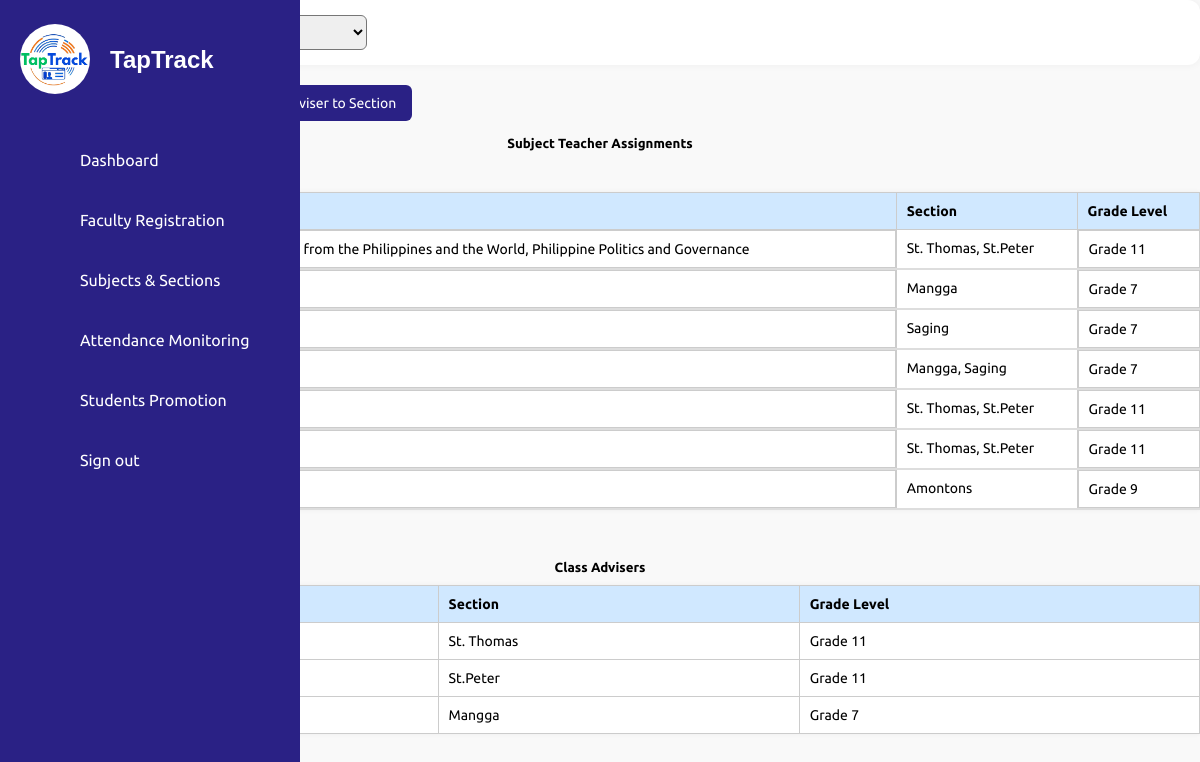
/teacher_assigning.php, run on the app's committed database.
### tables this page shows
CREATE TABLE `faculty` (
  `id` int(11) NOT NULL,
  `teacher_id` varchar(6) NOT NULL,
  `name` varchar(100) NOT NULL,
  `email` varchar(100) NOT NULL,
  `contact` varchar(20) DEFAULT NULL,
  `dob` date NOT NULL,
  `password` varchar(255) NOT NULL
);

CREATE TABLE `sections` (
  `id` int(11) NOT NULL,
  `section_name` varchar(100) NOT NULL,
  `student_type` enum('JHS','SHS') NOT NULL,
  `grade_level` varchar(20) DEFAULT NULL,
  `created_at` timestamp NOT NULL DEFAULT current_timestamp(),
  `strand_id` int(11) DEFAULT NULL
);

### teacher_assigning.php (the view, shortened to what this page needs)
<?php
include 'db_connection.php';
$view = isset($_GET['view']) ? $_GET['view'] : 'teacher';
?>
<!DOCTYPE html>
<html lang="en">
<head>
  <link rel="stylesheet" href="assets/css/style.css" />
</head>
<body>
<?php include 'sidebar.php'; ?>
  <div class="dropdown-nav">
    <label>Navigate to:</label>
  </div>
  <button class="add-btn" onclick="openModal('subjectModal')">+ Assign Subject to Teacher</button>
  <button class="add-btn" onclick="openModal('adviserModal')">+ Assign Adviser to Section</button>
<?php if ($view === 'teacher'): ?>
    <h5 style="text-align:center;">Subject Teacher Assignments</h5>
    <div style="display: flex; justify-content: flex-start; margin-bottom: 10px;">
      <form method="GET" style="display: flex; align-items: center; gap: 15px;">
        <div style="display: flex; flex-direction: column; text-align: center;">
        </div>
      </form>
    </div>
    <table class="teacher-assignments">
      <thead>
        <tr>
          <th>Teacher</th>
          <th>Subject</th>
          <th>Section</th>
          <th>Grade Level</th>
        </tr>
      </thead>
      <tbody>
    <?php
    $teacherQuery = "
      SELECT
        f.id AS teacher_id,
        f.name AS teacher_name,
        s.id AS subject_id,
        s.subject_name,
        sec.id AS section_id,
        sec.section_name,
        sec.grade_level
      FROM teacher_subjects ts
      JOIN faculty f ON ts.teacher_id = f.id
      JOIN subjects s ON ts.subject_id = s.id
      JOIN sections sec ON ts.section_id = sec.id
      ORDER BY f.name ASC, s.subject_name ASC, sec.grade_level ASC, sec.section_name ASC
    ";
    $assignments = $conn->query($teacherQuery);
    $teacherSubjectGroups = [];
    while ($row = $assignments->fetch_assoc()) {
        $teacherKey = $row['teacher_id'];
        $subjectKey = $row['subject_name'];
        if (!isset($teacherSubjectGroups[$teacherKey])) {
            $teacherSubjectGroups[$teacherKey] = [
                'name' => $row['teacher_name'],
                'subjects' => []
            ];
        }
        if (!isset($teacherSubjectGroups[$teacherKey]['subjects'][$subjectKey])) {
            $teacherSubjectGroups[$teacherKey]['subjects'][$subjectKey] = [
                'sections' => [],
                'grades' => []
            ];
        }
        $teacherSubjectGroups[$teacherKey]['subjects'][$subjectKey]['sections'][] = $row['section_name'];
        $teacherSubjectGroups[$teacherKey]['subjects'][$subjectKey]['grades'][] = $row['grade_level'];
    }
    $finalGroups = [];
    foreach ($teacherSubjectGroups as $teacherId => $teacherData) {
        $sectionSubjectMap = [];
        foreach ($teacherData['subjects'] as $subjectName => $subjectData) {
            $sectionKey = implode(',', array_unique($subjectData['sections']));
            $gradeKey = implode(',', array_unique($subjectData['grades']));
            $comboKey = $sectionKey.'|'.$gradeKey;
            if (!isset($sectionSubjectMap[$comboKey])) {
                $sectionSubjectMap[$comboKey] = [
                    'sections' => $subjectData['sections'],
                    'grades' => $subjectData['grades'],
                    'subjects' => []
                ];
            }
            $sectionSubjectMap[$comboKey]['subjects'][] = $subjectName;
        }
        $finalGroups[$teacherId] = [
            'name' => $teacherData['name'],
            'groups' => $sectionSubjectMap
        ];
    }
    foreach ($finalGroups as $teacherId => $teacherData):
        foreach ($teacherData['groups'] as $comboKey => $group):
            $uniqueSections = array_unique($group['sections']);
            $uniqueGrades = array_unique($group['grades']);
            ?>
            <tr class="assignment-row">
              <td class="teacher-cell">
              </td>
              <td class="subject-cell"><?= implode(', ', $group['subjects']) ?></td>
              <td class="section-cell"><?= implode(', ', $uniqueSections) ?></td>
              <td class="grade-cell"><?= implode(', ', $uniqueGrades) ?></td>
            </tr>
            <?php
        endforeach;
    endforeach;
    ?>
    </tbody>
   </table>
  <?php endif; ?>
  <h5 style="margin-top: 50px; margin-bottom: 10px; text-align:center;">Class Advisers</h5>
  <table>
    <thead>
      <tr><th>Teacher</th><th>Section</th><th>Grade Level</th></tr>
    </thead>
    <tbody>
      <?php
      $advisers = $conn->query("SELECT f.name AS teacher_name, sec.section_name, sec.grade_level FROM section_advisers sa JOIN faculty f ON sa.teacher_id = f.id JOIN sections sec ON sa.section_id = sec.id ORDER BY sec.grade_level ASC, sec.section_name ASC");
      if ($advisers->num_rows > 0):
        while ($row = $advisers->fetch_assoc()):
      ?>
      <tr>
        <td><?= htmlspecialchars($row['teacher_name']) ?></td>
        <td><?= htmlspecialchars($row['section_name']) ?></td>
        <td><?= htmlspecialchars($row['grade_level']) ?></td>
      </tr>
      <?php endwhile; else: ?>
      <tr><td colspan="3" style="text-align:center;">No adviser assignments found.</td></tr>
      <?php endif; ?>
    </tbody>
  </table>
</body>
</html>

### assets/css/style.css (style rules this page uses)
* { font-family: 'Ubuntu', sans-serif; margin: 0; padding: 0; box-sizing: border-box; }
:root { --blue: #2a2185; --white: #fff; --gray: #f5f5f5; --black1: #222; --black2: #999; }
body { min-height: 100vh; overflow-x: hidden; }
.dropdown-nav { background-color: #fff; border-radius: 12px; padding: 15px 20px; margin-bottom: 20px; box-shadow: 0 0 8px rgba(0,0,0,0.05); }

### teacher_assigning.php (style rules this page uses)
body { background: #f9f9f9; font-family: 'Segoe UI', sans-serif; }
.dropdown-nav { background-color: #fff; border-radius: 12px; padding: 15px 20px; margin-bottom: 20px; box-shadow: 0 0 8px rgba(0,0,0,0.05); }
button.add-btn { background-color: #2a2185; color: white; padding: 10px 16px; border: none; border-radius: 6px; cursor: pointer; font-size: 14px; margin-bottom: 15px; }
.teacher-assignments { width: 100%; border-collapse: collapse; background-color: #fff; box-shadow: 0 0 5px rgba(0,0,0,0.05); margin-bottom: 30px; }
.teacher-assignments thead { background-color: #d0e8ff; }
.teacher-assignments th, .teacher-assignments td { padding: 10px; border: 1px solid #ccc; text-align: left; font-size: 14px; vertical-align: top; }
.teacher-cell { background-color: #f5f5f5; font-weight: bold; border-right: 2px solid #ddd; }
.subject-cell { display: flex; flex-wrap: wrap; gap: 5px; }
.section-cell, .grade-cell { padding-left: 15px; }
.assignment-row { border-bottom: 2px solid #ddd; }
table { width: 100%; border-collapse: collapse; background-color: #fff; box-shadow: 0 0 5px rgba(0,0,0,0.05); margin-bottom: 30px; }
table thead { background-color: #d0e8ff; }
th, td { padding: 10px; border: 1px solid #ccc; text-align: left; font-size: 14px; }
.grade-cell { display: flex; align-items: center; }

### data on the page
faculty: sections.section_name "St. Thomas", sections.grade_level "Grade 11"
faculty: sections.section_name "St.Peter", sections.grade_level "Grade 11"
faculty: sections.section_name "Mangga", sections.grade_level "Grade 7"

### other printed values
implode(', ', $group['subjects']) "21st Century Literature from the Philippines and the World, Philippine Politics and Governance"
implode(', ', $uniqueSections) "St. Thomas, St.Peter"
implode(', ', $uniqueGrades) "Grade 11"
implode(', ', $uniqueSections) "Mangga"
implode(', ', $uniqueGrades) "Grade 7"
implode(', ', $uniqueSections) "Saging"
implode(', ', $uniqueSections) "Mangga, Saging"
implode(', ', $uniqueSections) "Amontons"
implode(', ', $uniqueGrades) "Grade 9"
